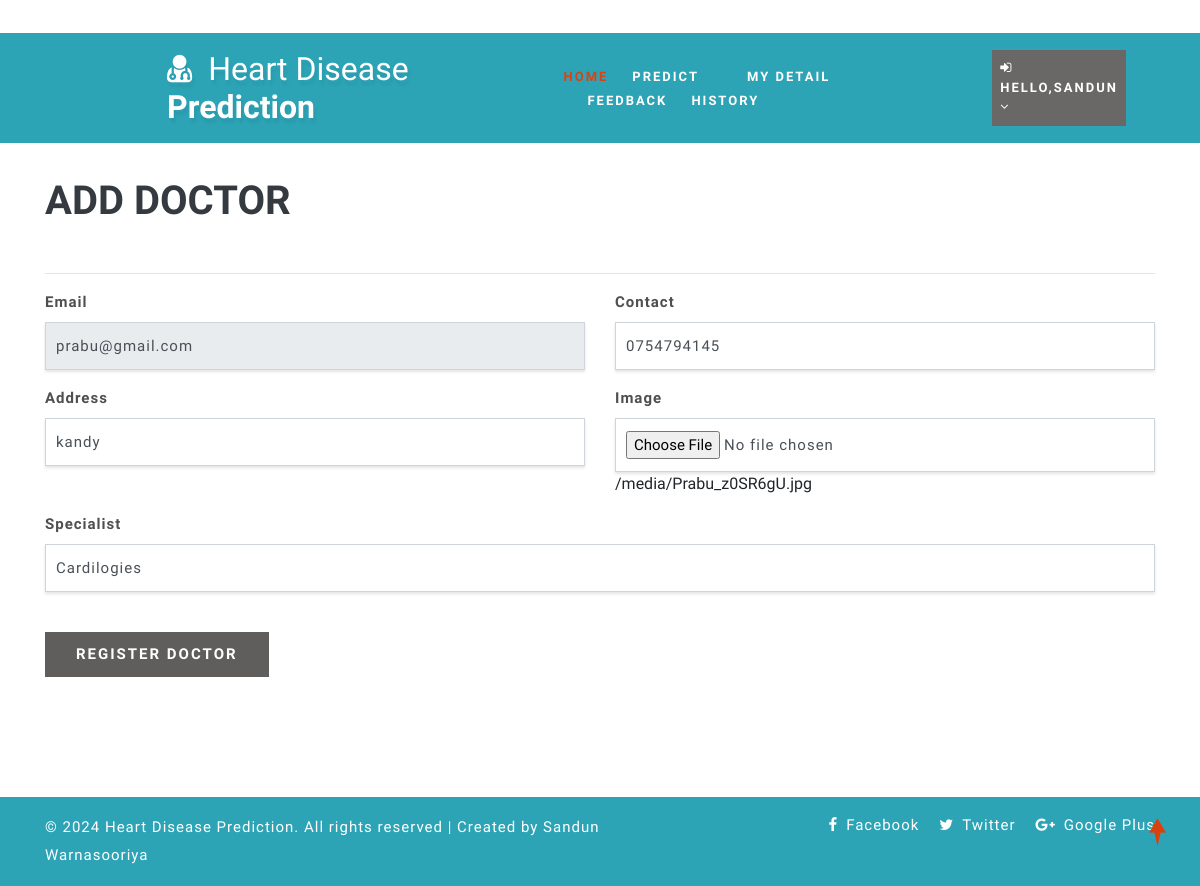
Page /change_doctor/3/ (signed in) on the committed database.
### health/models.py (models this page shows, shortened)
class Doctor(models.Model):
    status = models.IntegerField(DOCTOR_STATUS, null=True)
    user = models.ForeignKey(User, on_delete=models.CASCADE, null=True)
    contact = models.CharField(max_length=100, null=True)
    address = models.CharField(max_length=100, null=True)
    category = models.CharField(max_length=100, null=True)
    doj = models.DateField(null=True)
    dob = models.DateField(null=True)
    image = models.FileField(null=True)

### health/views.py (the view, shortened to what this page needs)
# urls.py: path('change_doctor/<int:pid>/', add_doctor,name="change_doctor"),
@login_required(login_url="login")
def add_doctor(request,pid=None):
    doctor = None
    if pid:
        doctor = Doctor.objects.get(id=pid)
    d = {"doctor": doctor}
    return render(request, 'add_doctor.html', d)

### health/templates/add_doctor.html (shortened to what this page needs)
{% extends 'index.html' %}
{% load static %}
{% block body %}
	<section class="logins py-5">
		<div class="container py-xl-5 py-lg-3">
			<div class="title-section mb-md-5 mb-4">
				<h6 class="w3ls-title-sub"></h6><br><br>
				<h3 class="w3ls-title text-uppercase text-dark font-weight-bold">Add Doctor</h3>
			</div><hr/>
			<div class="login px-sm-12" style="width:100%">
				<form action="{% if doctor %}/change_doctor/{{doctor.id}}/{% else %}/add_doctor{% endif %}" method="post" enctype="multipart/form-data">
					<div class="form-group row">
						<div class="col-md-6">
						<label>Email</label>
						<input type="email" class="form-control" name="email" placeholder="Enter Email" required="" value="{{doctor.user.email}}" {% if doctor %}readonly{% endif %}>
						</div>
						<div class="col-md-6">
						<label>Contact</label>
						<input type="text" class="form-control" name="contact" placeholder="Enter Contact" required="" value="{{doctor.contact}}">
						</div>
					</div>
					<div class="form-group row">
						<div class="col-md-6">
						<label class="mb-2">Address</label>
						<input type="text" class="form-control" name="address" id="password1" placeholder="Enter Address" required="" value="{{doctor.address}}">
						</div>
						<div class="col-md-6">
						<label>Image</label>
						<input type="file" class="form-control" name="image">
						{% if doctor %}<span>{{doctor.image.url}}</span>{% endif %}
						</div>
					</div>
					<div class="form-group row">
						<div class="col-md-12">
						<label>Specialist</label>
							<input class="form-control" name="category" placeholder="Specialist" value="{{doctor.category}}">
						</div>
					</div>
					<button type="submit" class="btn submit mt-4" style="background-color: #605d5d;">Register Doctor</button>
				</form>
			</div>
		</div>
	</section>
{% endblock %}

### health/templates/index.html (shortened to what this page needs)
<!DOCTYPE html>
{% load static %}
<html lang="Eng">
<head>
	<link rel="stylesheet" href="{% static 'css/bootstrap.css' %}">
	<link href="{% static 'css/css_slider.css' %}" type="text/css" rel="stylesheet" media="all">
	<link rel="stylesheet" href="{% static 'css/style.css' %}" type="text/css" media="all" />
	<link href="{% static 'css/font-awesome.min.css' %}" rel="stylesheet">
<link rel='stylesheet' type='text/css' href="https://cdn.datatables.net/1.10.21/css/jquery.dataTables.min.css">
<link rel='stylesheet' type='text/css' href="https://cdn.datatables.net/buttons/1.6.2/css/buttons.dataTables.min.css">
</head>
<body>
	<div id="home" style="margin-bottom:2%">
		<header>
			<div class="top-bar py-3">
				<div class="container">
					<div class="row">
						<div class="col-xl-7 col-lg-6 col-md-4 top-social-agile text-md-right text-center mt-md-0 mt-2">
							<div class="row">
								<div class="col-xl-3 col-lg-4 col-6 top-w3layouts p-md-0 text-right">
								</div>
								<div class="col-xl-3 col-lg-4 col-6 header-w3layouts text-md-right text-left">
								</div>
							</div>
						</div>
					</div>
				</div>
			</div>
		</header>
		<div class="main-top" style="background:rgb(44, 164, 182)">
			<div class="container-fluid">
				<div class="header d-md-flex justify-content-between align-items-center py-3">
					<div id="logo" style="margin-left:13%">
						<h1>
							<a href="index.html">
								<span class="fa fa-user-md mr-2"></span>
								<span class="logo-sp">Heart Disease</span> Prediction
							</a>
						</h1>
					</div>
					{% if request.user.is_staff %}
					<div class="nav_w3ls" style="margin-right:4%">
						<nav>
							<label for="drop1" class="toggle">Menu</label>
							<input type="checkbox" id="drop1" />
							<ul class="menu" style="padding:15px;width:100%">
								<li class="mx-lg-4 mx-md-3 my-md-0 my-2"><a href="{% url 'admin_home' %}" >Home</a></li>
								<li>
									<label for="drop-2" class="toggle toogle-2"> <span class="fa fa-angle-down" aria-hidden="true"></span>
									</label>
									<a href="#"> Doctor <span class="fa fa-angle-down" aria-hidden="true"></span></a>
									<ul style="margin-top:2%;width:40%;margin-right:0%">
										<li style="width:100%;"><a href="/add_doctor" class="drop-text">Add Doctor</a></li>
										<li style="width:100%;"><a href="/view_doctor" class="drop-text">View Doctor</a></li>
									</ul>
								</li>
								<li class="mx-lg-4 mx-md-3 my-md-0 my-2"><a href="/view_patient">Patient</a></li>
								<li class="mx-lg-4 mx-md-3 my-md-0 my-2">
									<a href="/view_search_pat">Searched Data</a></li>
								<li><a href="/view_feedback">Feedback</a></li>
							</ul>
						</nav>
					</div>
					<div class="nav_w3ls" style="margin-right:3%">
						<nav>
							<label for="drop2" class="toggle">Menu</label>
							<input type="checkbox" id="drop2" />
							<ul class="menu">
								<li class="mx-lg-4 mx-md-3 my-md-0 my-2" style="background:red;padding:8px">
									<label for="drop-2" class="toggle toogle-2"> <span class="fa fa-angle-down" aria-hidden="true"></span>
									</label>
									<a href="#"><i class="fa fa-user"></i> {{request.user.username}} <span class="fa fa-angle-down" aria-hidden="true"></span></a>
									<ul style="margin-top:10%;width:80%;margin-right:5%">
										<li style="width:100%;"><a href="{% url 'change_password' %}" class="drop-text">Password</a></li>
										<li style="width:100%;"><a href="{% url 'logout' %}" class="drop-text">Logout</a></li>
									</ul>
								</li>
							</ul>
						</nav>
					</div>
					{% elif request.user.patient_set.all.0 %}
					<div class="nav_w3ls" style="margin-left:5%;font-weight:bold">
						<nav>
							<ul class="menu" style="padding:15px;width:100%">
								<li><a href="{% url 'patient_home' %}" class="active">Home</a></li>
								<li class="mx-lg-4 mx-md-3 my-md-0 my-2"><a href="/add_heartdetail">Predict</a></li>
								<li class="mx-lg-4 mx-md-3 my-md-0 my-2"><a href="/profile_doctor">My Detail</a></li>
								<li class="mx-lg-4 mx-md-3 my-md-0 my-2"><a href="/sent_feedback">Feedback</a></li>
								<li><a href="/view_search_pat">History</a></li>
							</ul>
						</nav>
					</div>
					<div class="nav_w3ls" style="margin-right:3%">
						<nav>
							<ul class="menu">
								<li class="mx-lg-4 mx-md-3 my-md-0 my-2" style="background:#6a6767;padding:8px">
									<a href="#"><i class="fa fa-sign-in"></i> Hello,{{request.user.username}} <span class="fa fa-angle-down" aria-hidden="true"></span></a>
								</li>
							</ul>
						</nav>
					</div>
					{% endif %}
				</div>
			</div>
		</div>
		{% block body %}
		{% endblock %}
	</div>
	<div class="copy-w3pvt" style="background:rgb(44, 164, 182);color:white">
		<div class="container py-3">
			<div class="row">
				<div class="col-lg-7 w3ls_footer_grid1_left text-lg-left text-center">
					<p style="color:white">&copy; 2024 Heart Disease Prediction. All rights reserved | Created by Sandun Warnasooriya</a>
					</p>
				</div>
				<div class="col-lg-5 w3ls_footer_grid_left1_pos text-lg-right text-center mt-lg-0 mt-2">
					<ul style="color:white">
						<li>
							<a href="#" style="color:white" class="facebook">
								<span class="fa fa-facebook-f mr-2"></span>Facebook</a>
						</li>
						<li class="mx-3">
							<a href="#" style="color:white" class="twitter">
								<span class="fa fa-twitter mr-2"></span>Twitter</a>
						</li>
						<li>
							<a href="#" style="color:white" class="google">
								<span class="fa fa-google-plus mr-2"></span>Google Plus</a>
						</li>
					</ul>
				</div>
			</div>
		</div>
	</div>
	<a href="#home" style="color:white" class="move-top text-center"></a>
</body>
</html>

### health/static/css/style.css (style rules this page uses)
body { padding: 0; margin: 0; background: #FFF; font-family: 'Quicksand', sans-serif; }
body a, body button { transition: 0.5s all; -webkit-transition: 0.5s all; -moz-transition: 0.5s all; -o-transition: 0.5s all; -ms-transition: 0.5s all; text-decoration: none; }
html { scroll-behavior: smooth; }
h1, h2, h3, h4, h5, h6 { margin: 0; padding: 0; font-family: 'Mukta', sans-serif; }
p { margin: 0; padding: 0; font-size: 15px; letter-spacing: 1px; line-height: 1.9; color: #999; font-family: 'Quicksand', sans-serif; }
ul, ol { margin: 0; padding: 0; }
a.move-top { width: 34px; height: 34px; background: url(../images/move-top.png) no-repeat; display: inline-block; position: fixed; bottom: 4%; right: 2%; z-index: 0; }
#home { position: relative; }
.main-top { position: absolute; z-index: 999; width: 100%; background: rgba(0, 0, 0, 0.4); }
nav { margin: 0; padding: 0; }
#logo a { float: left; display: initial; font-weight: 700; font-size: 32px; color: #fff; text-shadow: 2px 5px 3px rgba(0, 0, 0, 0.06); padding: 0; }
span.logo-sp { font-weight: 100; }
nav:after { content: ""; display: table; clear: both; }
nav ul { float: right; padding: 0; margin: 0; list-style: none; position: relative; }
nav ul li { margin: 0px; display: inline-block; float: left; }
nav a { padding: 0; color: #fff; font-size: 13px; letter-spacing: 2px; font-weight: 700; text-transform: uppercase; display: inline-block; transition: 0.5s all; -webkit-transition: 0.5s all; -moz-transition: 0.5s all; -o-transition: 0.5s all; -ms-transition: 0.5s all; }
.menu li a.active, .menu li a:hover { color: #2196f3; transition: 0.5s all; -webkit-transition: 0.5s all; -moz-transition: 0.5s all; -o-transition: 0.5s all; -ms-transition: 0.5s all; color: #d84315; }
li>a:only-child:after { content: ''; }
h3.w3ls-title { font-size: 40px; }
.w3ls_footer_grid_left1_pos ul li, ul.list-part li { display: inline-block; }
.w3ls_footer_grid_left1_pos ul li a { color: #000; text-decoration: none; letter-spacing: 1px; font-size: 15px; }
.w3ls_footer_grid1_left p { color: #484848; font-weight: 500; }
.form-bg-w3ls input[type="text"], .form-bg-w3ls input[type="email"], .form-control, .form-bg-w3ls textarea { padding: 12px 10px; border-radius: 0; letter-spacing: 1px; font-size: 15px; outline: none; box-shadow: 0px 2px 3px 0px rgba(0, 0, 0, 0.11); }
.login label { font-size: 15px; color: #4e4f50; font-weight: 600; letter-spacing: 1px; }
.login button { background: #d84315; color: #fff; font-weight: 600; letter-spacing: 2px; font-size: 15px; padding: 10px 30px; text-transform: uppercase; border-radius: 0px; }

### rows in the picture
Doctor: email "prabu@gmail.com", contact "0754794145", address "kandy", image "/media/Prabu_z0SR6gU.jpg", category "Cardilogies"

### other values in the picture
{{ request.user.username }} "SANDUN"
